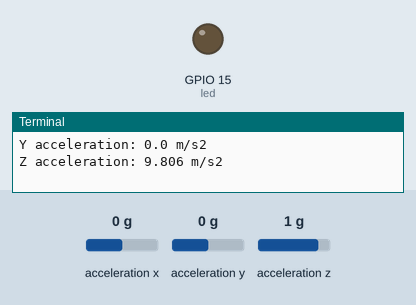
This program was run on a simulated Raspberry Pi (BCM pin numbers). On the bench: output pins drawn as LEDs (lit = HIGH), the last lines printed to the terminal. Inputs (shaded band) come from the test bench; at power-on: acceleration z 1 g, acceleration x 0 g, acceleration y 0 g.

Above: at 1.2 s.
1.3 s: acceleration z set to 0.3 g
2.9 s: acceleration z set to 0 g
At 4.4 s:
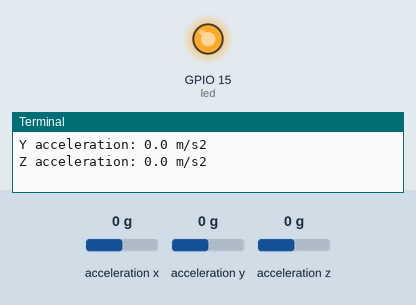
4.7 s: acceleration z set to 0.8 g
At 5.5 s:
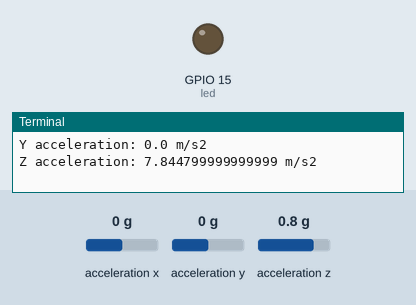
6.5 s: acceleration z set to -1.4 g
At 7.8 s:
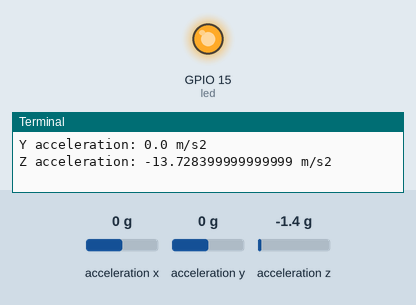
Timing chart, 0 to 9.2 s (numbered marks = the images above; inputs shaded):
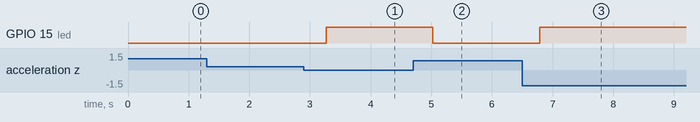

The program:

grayCrash2.py
```python
# type: ignore

import adafruit_mpu6050 as imu
import busio
import board
from time import sleep
import digitalio

sdaPin = board.GP2  # define which SDA & SCL pins to use - HAVE TO BE CONNECTED TO SAME I2C ON PICO
sclPin = board.GP3
i2c = busio.I2C(sclPin, sdaPin)

mpu = imu.MPU6050(i2c)  # set up mpu sensor accelerometer

led = digitalio.DigitalInOut(board.GP15)  # connect led to board
led.direction = digitalio.Direction.OUTPUT

# in order to pull a fancy list (called a tuple) of the x, y, and z acceleration value in m/s^2, would call mpu.acceleration
# for angular velocity, would call mpu.gyro

while True:
    accelerationVals = mpu.acceleration  # give the tuple of the x, y, and z vals a name

    print(f"X acceleration: {accelerationVals[0]} m/s2")  # take x value, value one, out of tuple and print
    print(f"Y acceleration: {accelerationVals[1]} m/s2")
    print(f"Z acceleration: {accelerationVals[2]} m/s2")
    print("")
    sleep(.25)

    # ordinarily, the z acceleration will be around 9.8 m/s2 bc of acceleration due to gravity
    if accelerationVals[2] <= 1:  # if the mpu is on its side, the z acceleration will be close to zero
        led.value = True  # turn the led on
        print("WARNING")

    else:
        led.value = False  # otherwise, turn it off - needs to be in an else so it isn't turning on and off every time the loop runs
```

Measured:
- the behaviour switches between 0.2 and 0.1 g on acceleration z (found by bisection; images 0 and 1)
- after the input at 2.9 s, GPIO 15 (led): LOW → HIGH after 0.37 s
- after the input at 4.7 s, GPIO 15 (led): HIGH → LOW after 0.33 s
- after the input at 6.5 s, GPIO 15 (led): LOW → HIGH after 0.29 s
